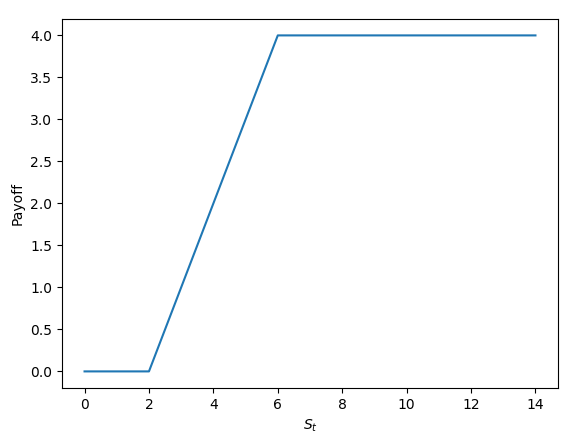

This figure's Python source:
import matplotlib.pyplot as plt

k1 = 2
k2 = 6
x2 = [a for a in range(15)]
y2 = [max(0,b-k1) - max(0,b-k2) for b in range (15)]
plt.xlabel(r'$S_t$')
plt.ylabel("Payoff")
plt.plot(x2,y2)
plt.show()
